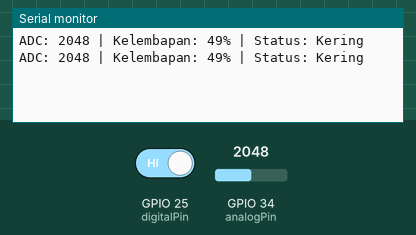
Recording of a sketch running on a simulated ESP32. Shown: the last lines printed to the serial monitor. The inputs (shaded band) are chosen by the test bench; at power-on: GPIO 25 (digitalPin) HIGH, GPIO 34 (analogPin) = 2048.

Above: at 1.8 s.
1.9 s: GPIO 25 (digitalPin) driven LOW
At 2.6 s:
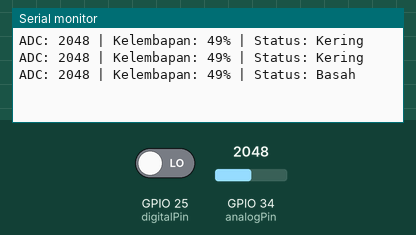
4.5 s: GPIO 34 (analogPin) set to 2866
At 5.8 s:
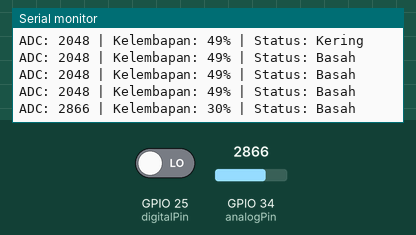
6.0 s: GPIO 34 (analogPin) set to 3603
At 6.8 s:
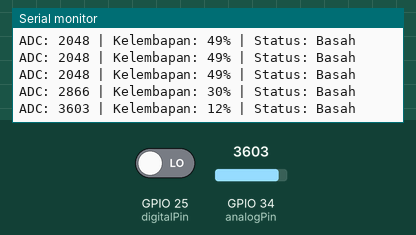
7.5 s: GPIO 25 (digitalPin) driven HIGH
At 8.5 s:
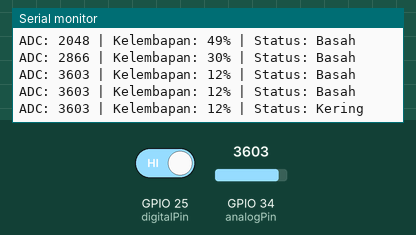
Timing chart, 0 to 10.0 s (numbered marks = the images above; inputs shaded):
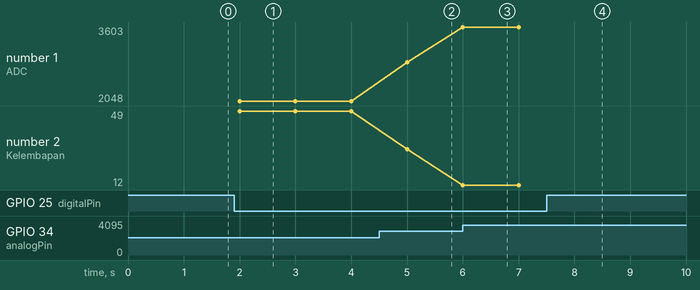

The sketch:

pertemuan6air.ino
```cpp
const int analogPin = 34; // A0 sensor ke GPIO34
const int digitalPin = 25; // D0 sensor ke GPIO25

void setup() {
  Serial.begin(115200);
  pinMode(digitalPin, INPUT);
}

void loop() {
  // Baca nilai analog (0 - 4095 untuk ESP32)
  int nilaiADC = analogRead(analogPin);
  // Mapping ke persen kelembapan
  int kelembapan = map(nilaiADC, 4095, 0, 0, 100);

  // Baca nilai digital (0/1, berdasarkan trimpot modul)
  int statusTanah = digitalRead(digitalPin);

  Serial.print("ADC: ");
  Serial.print(nilaiADC);
  Serial.print(" | Kelembapan: ");
  Serial.print(kelembapan);
  Serial.print("% | Status: ");
  if (statusTanah == LOW) {
    Serial.println("Basah");
  } else {
    Serial.println("Kering");
  }

  delay(1000);
}
```

Measured:
- after the input at 1.9 s, the serial monitor: prints a new line after 0.10 s (image 1)
- after the input at 4.5 s, the serial monitor: prints a new line after 0.50 s (image 2)
- after the input at 6.0 s, the serial monitor: prints a new line at once (image 3)
- after the input at 7.5 s, the serial monitor: prints a new line after 0.50 s (image 4)
- plotted number 1: 2048 → 2866 after the input at 4.5 s, 2866 → 3603 after the input at 6.0 s
- plotted number 2: 49 → 30 after the input at 4.5 s, 30 → 12 after the input at 6.0 s
